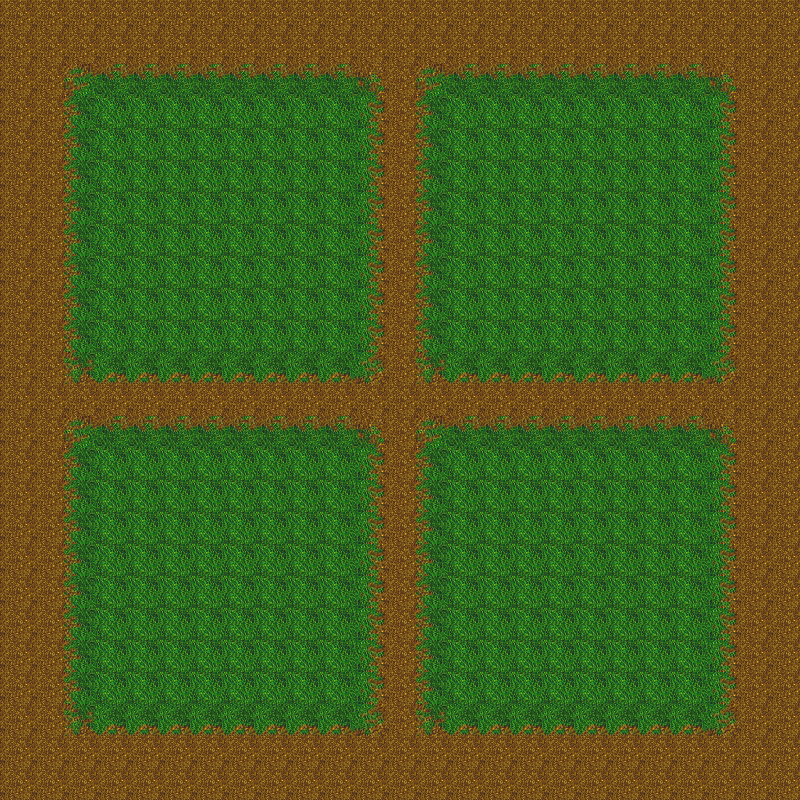

Rendered tile map (Tiled .tmx) drawn with the repository's tilesets; below, a short description and the full map source, tile grids included:
An orthogonal 25x25 tile map with 32x32 px tiles, 1 tile layer (Tilelaag 1).

<map version="1.0" orientation="orthogonal" renderorder="left-down" width="25" height="25" tilewidth="32" tileheight="32" nextobjectid="1">
 <properties>
  <property name="unity:scale" value="0.05" />
 </properties>
 <tileset firstgid="1" name="floor" tilewidth="32" tileheight="32" tilecount="928" columns="32">
  <image source="stone_soup-tiles-0.17/dat/tiles/floor.png" width="1024" height="928" />
 </tileset>
 <layer name="Tilelaag 1" width="25" height="25">
  <data encoding="csv">
513,513,513,513,513,513,513,513,513,513,513,513,513,513,513,513,513,513,513,513,513,513,513,513,513,
513,513,513,513,513,513,513,513,513,513,513,513,513,513,513,513,513,513,513,513,513,513,513,513,513,
513,513,523,516,516,516,516,516,516,516,516,517,513,523,516,516,516,516,516,516,516,516,517,513,513,
513,513,522,524,524,524,524,524,524,524,524,518,513,522,524,524,524,524,524,524,524,524,518,513,513,
513,513,522,524,524,524,524,524,524,524,524,518,513,522,524,524,524,524,524,524,524,524,518,513,513,
513,513,522,524,524,524,524,524,524,524,524,518,513,522,524,524,524,524,524,524,524,524,518,513,513,
513,513,522,524,524,524,524,524,524,524,524,518,513,522,524,524,524,524,524,524,524,524,518,513,513,
513,513,522,524,524,524,524,524,524,524,524,518,513,522,524,524,524,524,524,524,524,524,518,513,513,
513,513,522,524,524,524,524,524,524,524,524,518,513,522,524,524,524,524,524,524,524,524,518,513,513,
513,513,522,524,524,524,524,524,524,524,524,518,513,522,524,524,524,524,524,524,524,524,518,513,513,
513,513,522,524,524,524,524,524,524,524,524,518,513,522,524,524,524,524,524,524,524,524,518,513,513,
513,513,521,520,520,520,520,520,520,520,520,519,513,521,520,520,520,520,520,520,520,520,519,513,513,
513,513,513,513,513,513,513,513,513,513,513,513,513,513,513,513,513,513,513,513,513,513,513,513,513,
513,513,523,516,516,516,516,516,516,516,516,517,513,523,516,516,516,516,516,516,516,516,517,513,513,
513,513,522,524,524,524,524,524,524,524,524,518,513,522,524,524,524,524,524,524,524,524,518,513,513,
513,513,522,524,524,524,524,524,524,524,524,518,513,522,524,524,524,524,524,524,524,524,518,513,513,
513,513,522,524,524,524,524,524,524,524,524,518,513,522,524,524,524,524,524,524,524,524,518,513,513,
513,513,522,524,524,524,524,524,524,524,524,518,513,522,524,524,524,524,524,524,524,524,518,513,513,
513,513,522,524,524,524,524,524,524,524,524,518,513,522,524,524,524,524,524,524,524,524,518,513,513,
513,513,522,524,524,524,524,524,524,524,524,518,513,522,524,524,524,524,524,524,524,524,518,513,513,
513,513,522,524,524,524,524,524,524,524,524,518,513,522,524,524,524,524,524,524,524,524,518,513,513,
513,513,522,524,524,524,524,524,524,524,524,518,513,522,524,524,524,524,524,524,524,524,518,513,513,
513,513,521,520,520,520,520,520,520,520,520,519,513,521,520,520,520,520,520,520,520,520,519,513,513,
513,513,513,513,513,513,513,513,513,513,513,513,513,513,513,513,513,513,513,513,513,513,513,513,513,
513,513,513,513,513,513,513,513,513,513,513,513,513,513,513,513,513,513,513,513,513,513,513,513,513
</data>
 </layer>
</map>